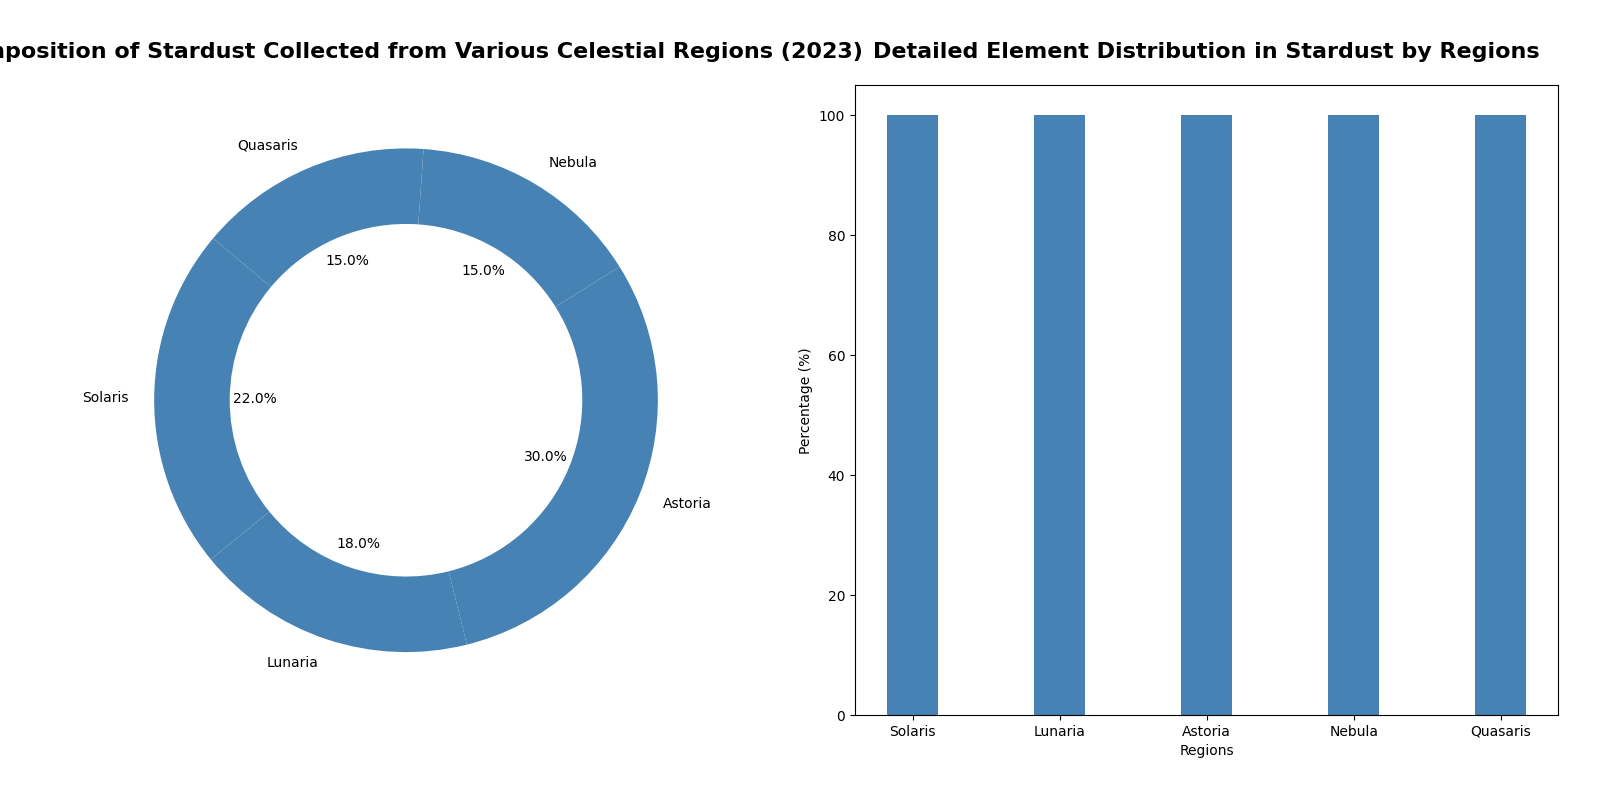

Reproduce this figure in Python.
import matplotlib.pyplot as plt
import numpy as np

# Data
regions = ['Solaris', 'Lunaria', 'Astoria', 'Nebula', 'Quasaris']
composition_percentages = [22, 18, 30, 15, 15]
elements_found = ['Plasma', 'Ether', 'Luminal Particles', 'Void Fragments', 'Astral Residue']
element_distributions = [
    [30, 20, 10, 25, 15], 
    [10, 25, 20, 30, 15], 
    [20, 30, 15, 10, 25], 
    [25, 10, 30, 15, 20], 
    [15, 25, 20, 15, 25], 
]

fig, (ax1, ax2) = plt.subplots(1, 2, figsize=(16, 8))

# Single color for all data groups
single_color = 'steelblue'

# Pie chart with single color
ax1.pie(
    composition_percentages, 
    labels=regions, 
    autopct='%1.1f%%', 
    startangle=140,
    colors=[single_color]*len(regions),
    wedgeprops=dict(width=0.3)
)

ax1.set_title(
    "Composition of Stardust Collected from Various Celestial Regions (2023)", 
    fontsize=16, weight='bold', pad=20
)

# Stacked bar chart with single color
bar_width = 0.35
region_indices = np.arange(len(regions))
bottom_values = np.zeros(len(regions))

for i, element in enumerate(elements_found):
    ax2.bar(
        region_indices, 
        [dist[i] for dist in element_distributions], 
        bar_width, 
        bottom=bottom_values, 
        color=single_color
    )
    bottom_values += [dist[i] for dist in element_distributions]

ax2.set_title(
    "Detailed Element Distribution in Stardust by Regions", 
    fontsize=16, weight='bold', pad=20
)
ax2.set_xlabel('Regions')
ax2.set_ylabel('Percentage (%)')
ax2.set_xticks(region_indices)
ax2.set_xticklabels(regions)

plt.tight_layout(pad=3)
plt.show()
